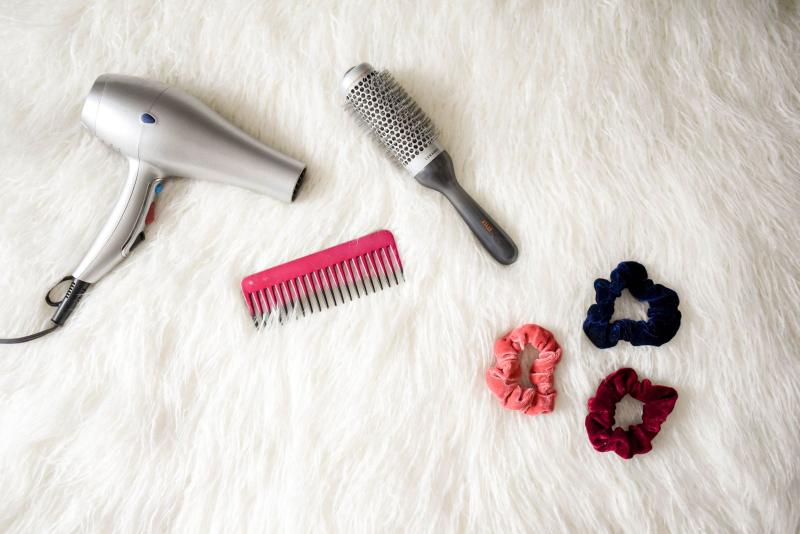
#> input picture docs/contenus-a-valider/visuels/hair/base-hairflat.jpg, 1600 x 1068 px, found by its file name (shown at 1/2 size)
$ python make_pins_hair.py
#> lines starting #> are read from the running program, lines starting #| are printed output that depends on the picture; after the words box and inside, x2 and y2 are one past the last pixel; in counts of white or black regions, pixels touching at a corner belong together
### scripts/make_pins_body_oil.py
"""Compose les 12 pins body oil : photo générée + bandeau texte lisible.

Entrée  : docs/contenus-a-valider/visuels/body-oil/base-Pxx.jpg
Sortie  : docs/contenus-a-valider/visuels/body-oil/pin-Pxx.jpg  (1000 x 1500)
"""
import os
from PIL import Image, ImageDraw, ImageFont

BASE = os.path.join("docs", "contenus-a-valider", "visuels", "body-oil")
W, H = 1000, 1500
PANEL_H = 480
CREAM = (246, 241, 232)
INK = (38, 35, 34)
ACCENT = (140, 111, 78)
LINE = (222, 211, 194)

GEORGIA_B = r"C:\Windows\Fonts\georgiab.ttf"
SEGOE_B = r"C:\Windows\Fonts\segoeuib.ttf"

PINS = [
    ("P01", "DRY SKIN", ["Shea butter or", "body oil?"]),
    ("P02", "THE CORRECT ORDER", ["Lotion first.", "Oil last."]),
    ("P03", "DRY SKIN", ["Oil vs lotion:", "what works"]),
    ("P04", "TEXTURE & FINISH", ["Dry oil is not", "a drying oil"]),
    ("P05", "BODY OIL", ["Glow without", "the grease"]),
    ("P06", "SENSITIVE SKIN", ["Fragrance-free", "or unscented?"]),
    ("P07", "BODY WASH", ["Should you switch", "to a shower oil?"]),
    ("P08", "HAIR & BODY", ["One oil for", "hair and body?"]),
    ("P09", "WHERE IT WORKS", ["Shea butter:", "the right zones"]),
    ("P10", "DOSAGE", ["3 body oil", "mistakes"]),
    ("P11", "ROUTINE", ["Very dry skin:", "the two-step duo"]),
    ("P12", "INGREDIENT", ["Raw shea butter:", "texture & scent"]),
]


def spaced(draw, xy, text, font, fill, tracking):
    """Dessine un texte avec interlettrage (letter-spacing)."""
    x, y = xy
    for ch in text:
        draw.text((x, y), ch, font=font, fill=fill)
        x += draw.textlength(ch, font=font) + tracking


def fit_font(draw, lines, max_w, start=70, minimum=44):
    for size in range(start, minimum - 1, -2):
        f = ImageFont.truetype(GEORGIA_B, size)
        if all(draw.textlength(l, font=f) <= max_w for l in lines):
            return f, size
    return ImageFont.truetype(GEORGIA_B, minimum), minimum


# [44 lines left out: functions crop_fill, build, not called in this run]


# [4 lines that do not run on import are left out]

### scripts/make_pins_hair.py
"""Compose les deux pins cheveux : P18 (08/11) et P19 (11/11).

Contexte : les chiffres Pinterest du compte montrent que le tableau cheveux fait
5,3 % de clics sortants contre 0,4 % pour le tableau corps. Les deux pins misent
donc sur des OUTILS identifiables, pas sur des concepts abstraits.

P18 - Â« Best hot air brush for fine hair? Â»
      photo unique : sechoir + brosse ronde sur fourrure blanche (Pexels 973402)

P19 - Â« Dryer plus brush, or one tool? Â»
      diptyque : brosse ronde a gauche (crop de 973402), sechoir a droite (Pexels 9594945)

Aucune marque lisible sur les photos.

Entree  : visuels/hair/base-hairflat.jpg / base-dryer.jpg
Sortie  : visuels/hair/pin-P18.jpg + .png  et  pin-P19.jpg + .png  (1000 x 1500)
"""
import os

from PIL import Image, ImageDraw, ImageFilter, ImageFont

from make_pins_body_oil import ACCENT, CREAM, H, INK, LINE, SEGOE_B, W, fit_font, spaced

BASE = os.path.join("docs", "contenus-a-valider", "visuels", "hair")

# Le manche de la brosse ronde porte un petit logo dore (marque tierce).
# On le floute dans la photo source : aucune marque lisible sur le pin, et les
# deux visuels qui partagent cette photo heritent du nettoyage.
LOGO_BOX = (955, 428, 995, 474)


def clean_brand(src):
    crop = src.crop(LOGO_BOX)
    blurred = crop.filter(ImageFilter.GaussianBlur(10))
    # le logo est dore : on retire aussi la couleur pour qu'il ne reste pas
    # une tache chaude sur un manche gris.
    gray = blurred.convert("L").convert("RGB")
    blurred = Image.blend(blurred, gray, 0.85)
    mask = Image.new("L", crop.size, 0)
    ImageDraw.Draw(mask).rounded_rectangle(
        [5, 5, crop.width - 6, crop.height - 6], radius=6, fill=255
    )
    mask = mask.filter(ImageFilter.GaussianBlur(6))
    src.paste(blurred, LOGO_BOX, mask)
    return src


def crop_fill(img, w, h, cx=0.5, cy=0.5):
    r = max(w / img.width, h / img.height)
    im = img.resize((round(img.width * r), round(img.height * r)), Image.LANCZOS)
    left = round((im.width - w) * cx)
    top = round((im.height - h) * cy)
    left = max(0, min(left, im.width - w))
    top = max(0, min(top, im.height - h))
    return im.crop((left, top, left + w, top + h))


def chip(d, xy, text, font):
    x, y = xy
    tw = sum(d.textlength(c, font=font) + 3 for c in text) - 3
    pad_x, pad_y = 14, 9
    d.rectangle([x, y, x + tw + 2 * pad_x, y + font.size + 2 * pad_y], fill=CREAM)
    spaced(d, (x + pad_x, y + pad_y - 2), text, font, ACCENT, 3)


def panel(d, panel_h, kicker, lines, sub=None):
    d.rectangle([0, H - panel_h, W, H], fill=CREAM)
    d.rectangle([0, H - panel_h, W, H - panel_h + 1], fill=LINE)

    x = 72
    spaced(d, (x, H - panel_h + 62), kicker, ImageFont.truetype(SEGOE_B, 25), ACCENT, 4)
    d.rectangle([x, H - panel_h + 108, x + 54, H - panel_h + 111], fill=ACCENT)

    f, size = fit_font(d, lines, W - 2 * x)
    lh = round(size * 1.2)
    y = H - panel_h + 150
    for line in lines:
        d.text((x - 2, y), line, font=f, fill=INK)
        y += lh

    if sub:
        d.text((x, y + 18), sub, font=ImageFont.truetype(SEGOE_B, 26), fill=ACCENT)

    fs = ImageFont.truetype(SEGOE_B, 21)
    label = "ECLATIA"
    tw = sum(d.textlength(c, font=fs) + 5 for c in label) - 5
    spaced(d, (W - x - tw, H - 62), label, fs, ACCENT, 5)


def save(canvas, name):
    jpg = os.path.join(BASE, name + ".jpg")
    canvas.save(jpg, quality=92, optimize=True)
    png = os.path.join(BASE, name + ".png")
    canvas.save(png, optimize=True)
    print("ok", jpg, canvas.size, os.path.getsize(jpg) // 1024, "Ko")


def build_p18():
    """Photo large en haut, bandeau texte bas."""
    photo_h = 900
    canvas = Image.new("RGB", (W, H), CREAM)
    src = Image.open(os.path.join(BASE, "base-hairflat.jpg")).convert("RGB")
#> src is the input picture: PIL image 1600x1068 RGB; mean R, G, B 217, 209.5, 204.7
    src = clean_brand(src)
#> in clean_brand, `mask = Image.new("L", crop.size, 0)`: mask: PIL image 40x46 L; every value is 0
#> in clean_brand, `ImageDraw.Draw(mask).rounded_rectangle( [5, 5, crop.width - 6, crop.he..`:
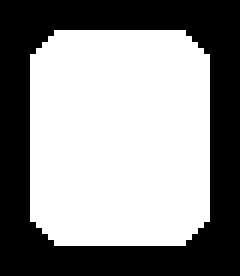
#> mask: PIL image 40x46 L (shown 6 times larger); 56.5% white; 1 black region, box (x1, y1, x2, y2) and area: (0, 0, 40, 46) 800
    # on coupe les chouchous a droite : coupes par le bord, ils font des taches
    # de couleur au milieu du cadre.
    src = src.crop((0, 0, 1040, src.height))
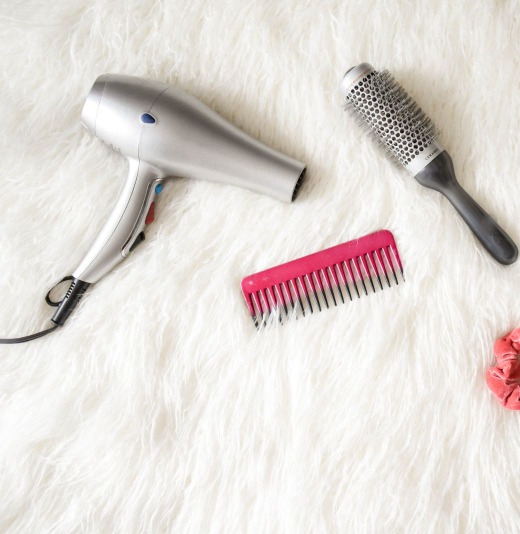
#> src: PIL image 1040x1068 RGB (shown at 1/2 size); mean R, G, B 225.9, 219.6, 215.2
    photo = crop_fill(src, W, photo_h, cx=0.0)
#> in crop_fill, `return im.crop((left, top, left + w, top + h))`:
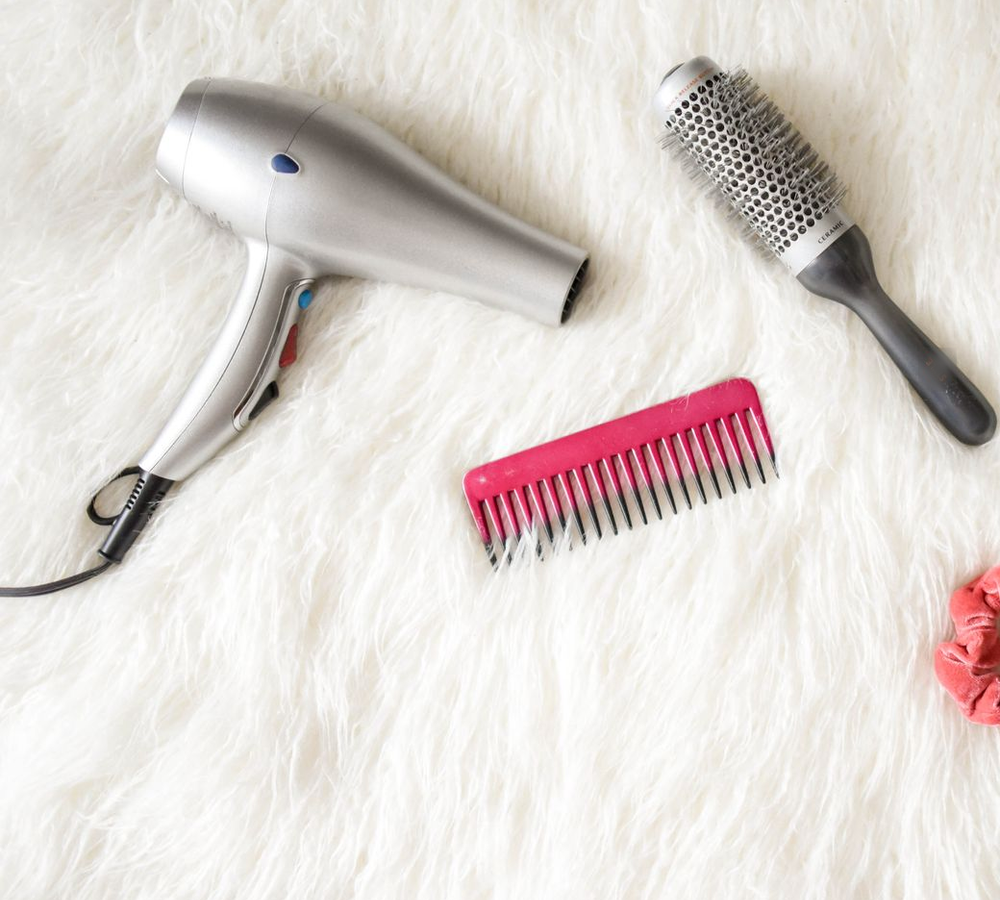
#> returned value: PIL image 1000x900 RGB; mean R, G, B 224.6, 217.6, 213.4
    canvas.paste(photo, (0, 0))
    d = ImageDraw.Draw(canvas)
    d.rectangle([0, 0, W - 1, photo_h - 1], outline=LINE, width=1)
    chip(d, (28, 28), "HAIR TOOLS", ImageFont.truetype(SEGOE_B, 19))

    panel(
        d,
        H - photo_h,
        "HAIR TOOLS",
        ["Best hot air brush", "for fine hair?"],
        "One pass, or a dryer plus a brush.",
    )
    save(canvas, "pin-P18")
#> in save, `canvas.save(jpg, quality=92, optimize=True)`:
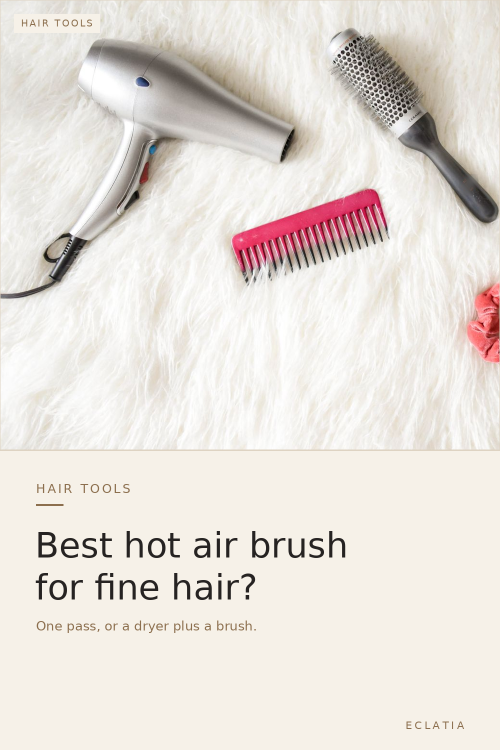
#> saved as pin-P18.jpg: PIL image 1000x1500 RGB (shown at 1/2 size); mean R, G, B 230.9, 224.6, 218.5
#| ok docs/contenus-a-valider/visuels/hair/pin-P18.jpg (1000, 1500) 202 Ko


def build_p19():
    """Diptyque : brosse ronde a gauche, sechoir a droite."""
    gap = 10
    panel_h = 480
    photo_h = H - panel_h
    col_w = (W - gap) // 2
    canvas = Image.new("RGB", (W, H), CREAM)
    fchip = ImageFont.truetype(SEGOE_B, 19)
    cols = [
        ("base-hairflat.jpg", "ROUND BRUSH", 0, 0.56, 0.30),
        ("base-dryer.jpg", "1875 W DRYER", col_w + gap, 0.46, 0.35),
    ]
    for name, label, x, cx, cy in cols:
        src = Image.open(os.path.join(BASE, name)).convert("RGB")
        if name == "base-hairflat.jpg":
            src = clean_brand(src)
        photo = crop_fill(src, col_w, photo_h, cx, cy)
#> call 2 of crop_fill, with w = 495, h = 1020, cx = 0.56, cy = 0.3
#> in crop_fill (call 2), `return im.crop((left, top, left + w, top + h))`:
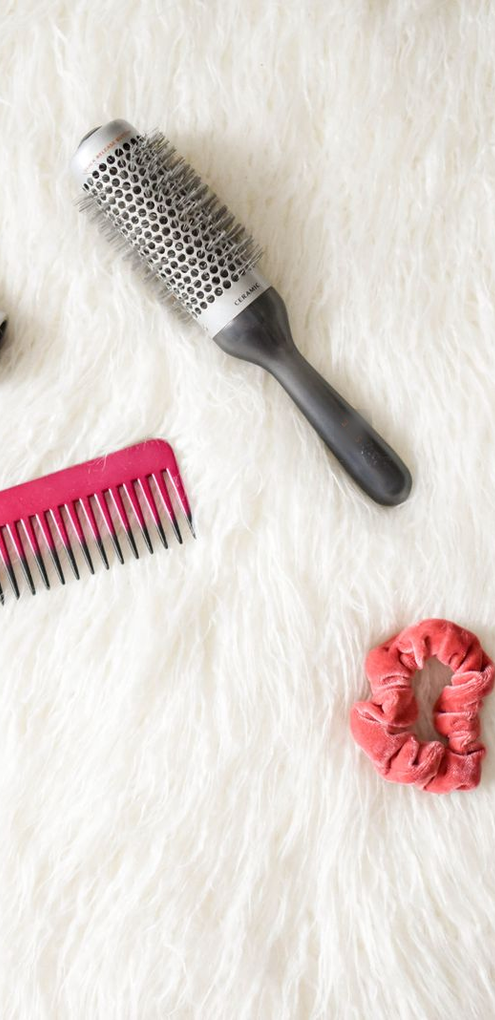
#> returned value: PIL image 495x1020 RGB; mean R, G, B 224.1, 213.2, 208.4
        canvas.paste(photo, (x, 0))
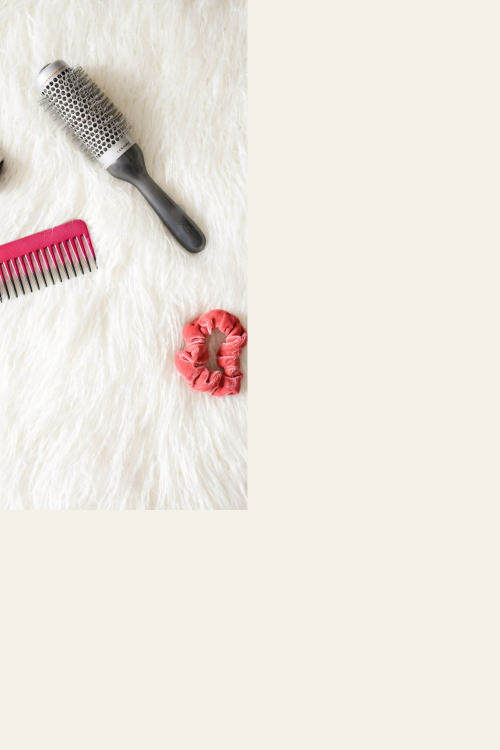
#> canvas: PIL image 1000x1500 RGB (shown at 1/2 size); mean R, G, B 238.6, 231.6, 224.1
        d = ImageDraw.Draw(canvas)
        d.rectangle([x, 0, x + col_w - 1, photo_h - 1], outline=LINE, width=1)
        chip(d, (x + 28, 28), label, fchip)
#> pass 2 of the loop in build_p19, `for name, label, x, cx, cy in cols:`:
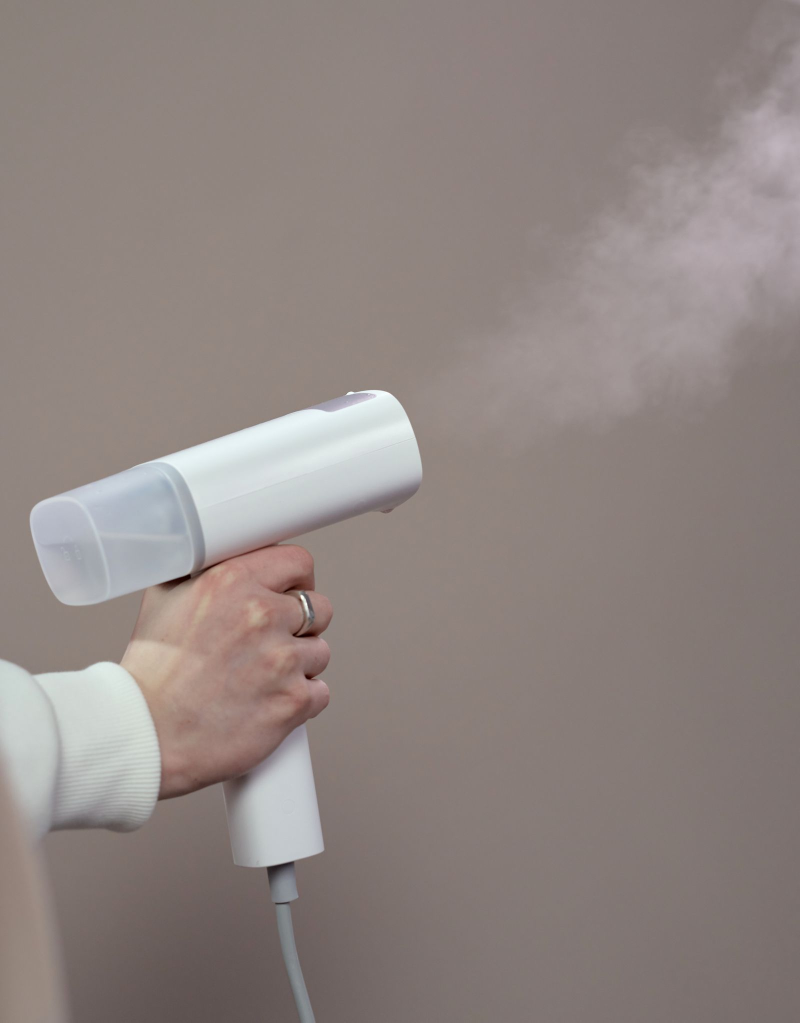
#> input picture docs/contenus-a-valider/visuels/hair/base-dryer.jpg, 1600 x 2045 px, found by its file name (shown at 1/2 size)
#> in build_p19, src is the input picture: PIL image 1600x2045 RGB; mean R, G, B 143.8, 133.4, 130
#> im: PIL image 798x1020 RGB
#> in crop_fill (call 3), `return im.crop((left, top, left + w, top + h))`:
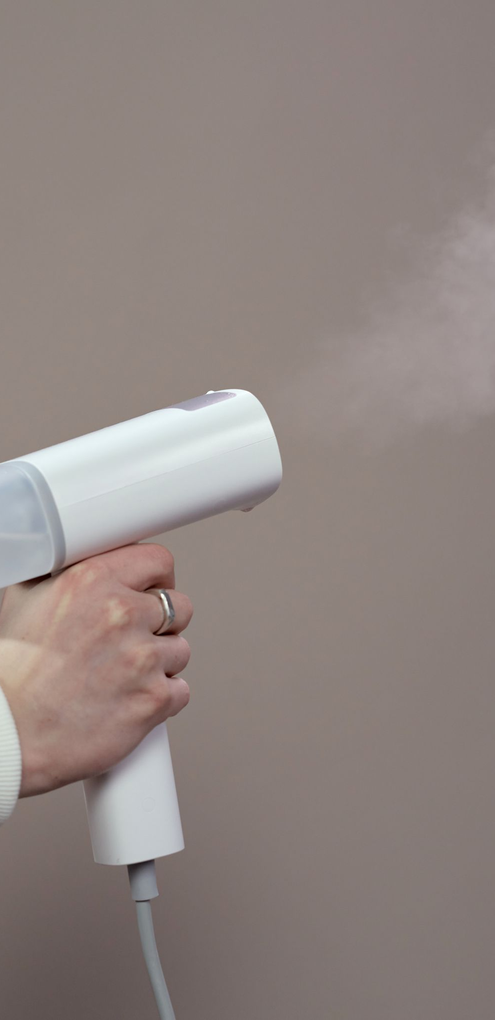
#> returned value: PIL image 495x1020 RGB; mean R, G, B 143.8, 132.6, 128.8
#> in build_p19, `canvas.paste(photo, (x, 0))`:
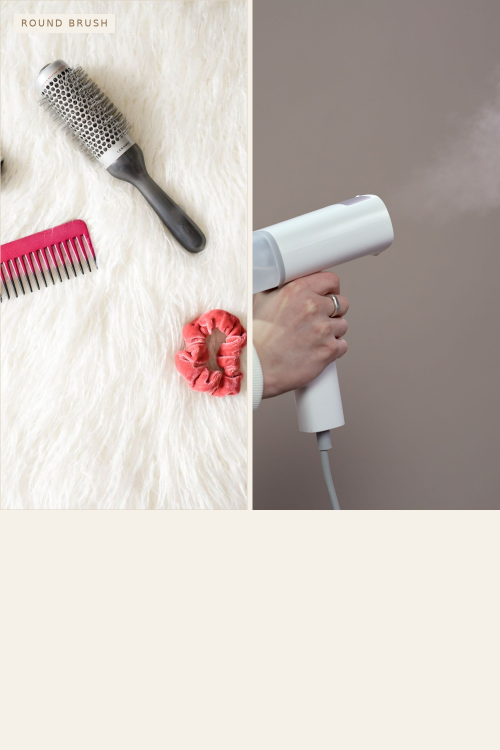
#> canvas: PIL image 1000x1500 RGB (shown at 1/2 size); mean R, G, B 204.2, 195.1, 189.3

    d = ImageDraw.Draw(canvas)
    panel(d, panel_h, "ONE TOOL OR TWO", ["Dryer plus brush,", "or one tool?"])
    save(canvas, "pin-P19")
#> call 2 of save, with name = 'pin-P19'
#> in save (call 2), `canvas.save(jpg, quality=92, optimize=True)`:
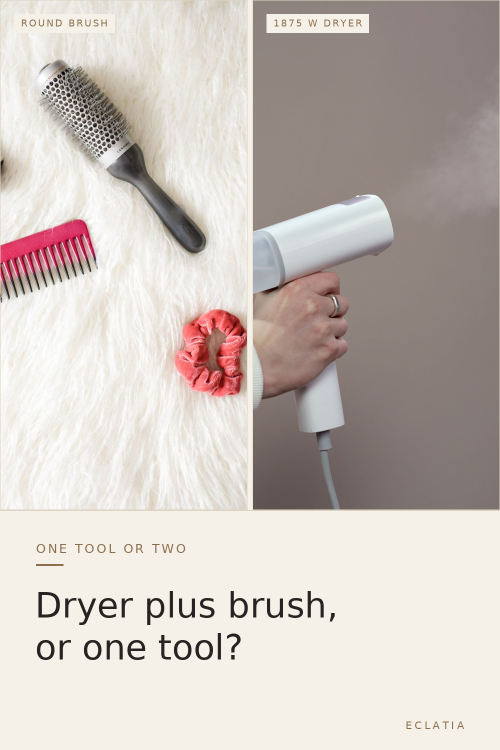
#> saved as pin-P19.jpg: PIL image 1000x1500 RGB (shown at 1/2 size); mean R, G, B 202.9, 193.8, 187.9
#| ok docs/contenus-a-valider/visuels/hair/pin-P19.jpg (1000, 1500) 173 Ko


if __name__ == "__main__":
    build_p18()
    build_p19()
